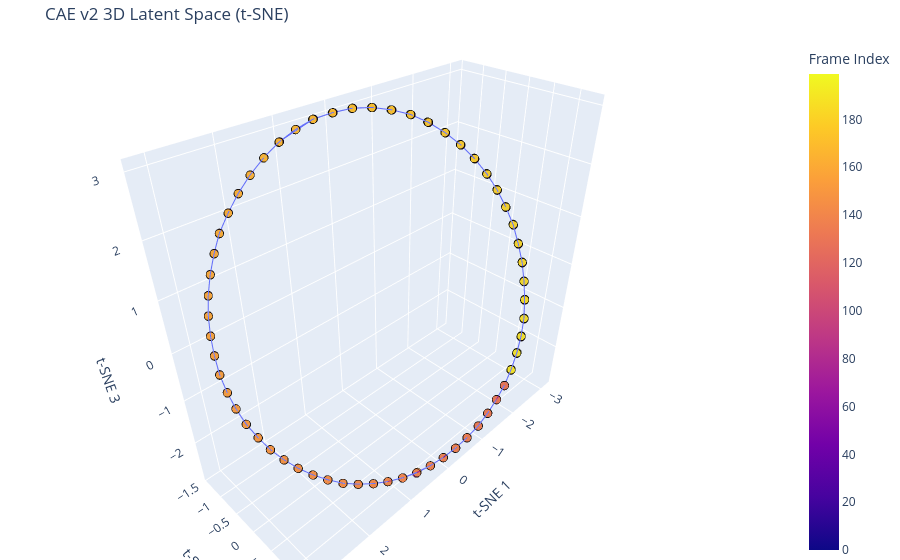

Notebook code for this chart:
### Code cell
# Create interactive 3D scatter plot for t-SNE with continuous trajectory line
fig_tsne_3d = px.scatter_3d(
    df_latent_all_tsne_3d,
    x="t-SNE 1",
    y="t-SNE 2",
    z="t-SNE 3",
    color="Frame",
    color_continuous_scale="plasma",  # Change to "plasma" in CAE notebook
    title="CAE v2 3D Latent Space (t-SNE)",
    labels={"Frame": "Frame Index"},
)

# Format marker styling and enable chronological line drawing
fig_tsne_3d.update_traces(
    mode="markers+lines", # Enables both dots and the trajectory line
    marker=dict(size=5, opacity=0.8, line=dict(width=1, color="black")),
    line=dict(width=2) # Adjust thickness of the trajectory line
)
fig_tsne_3d.update_layout(margin=dict(l=0, r=0, b=0, t=40), scene=dict(aspectmode='data'))
fig_tsne_3d.show()

### Figure 1 — Plotly figure (JSON) as saved in the notebook; plotly's stock layout.template omitted (floating-point values rounded to 4 significant figures; data arrays with more than 128 entries replaced by an {"elided": "..."} marker saying what was removed)
{"data": [{"hovertemplate": "t-SNE 1=%{x}<br>t-SNE 2=%{y}<br>t-SNE 3=%{z}<br>Frame Index=%{marker.color}<extra></extra>", "legendgroup": "", "line": {"width": 2}, "marker": {"color": {"elided": "200 int values"}, "coloraxis": "coloraxis", "line": {"color": "black", "width": 1}, "opacity": 0.8, "size": 5, "symbol": "circle"}, "mode": "markers+lines", "name": "", "scene": "scene", "showlegend": false, "type": "scatter3d", "x": {"elided": "200 float values"}, "y": {"elided": "200 float values"}, "z": {"elided": "200 float values"}}], "layout": {"coloraxis": {"autocolorscale": false, "colorbar": {"title": {"text": "Frame Index"}}, "colorscale": [[0, "#0d0887"], [0.1111, "#46039f"], [0.2222, "#7201a8"], [0.3333, "#9c179e"], [0.4444, "#bd3786"], [0.5556, "#d8576b"], [0.6667, "#ed7953"], [0.7778, "#fb9f3a"], [0.8889, "#fdca26"], [1, "#f0f921"]]}, "legend": {"tracegroupgap": 0}, "margin": {"b": 0, "l": 0, "r": 0, "t": 40}, "scene": {"aspectmode": "data", "domain": {"x": [0, 1], "y": [0, 1]}, "xaxis": {"title": {"text": "t-SNE 1"}}, "yaxis": {"title": {"text": "t-SNE 2"}}, "zaxis": {"title": {"text": "t-SNE 3"}}}, "title": {"text": "CAE v2 3D Latent Space (t-SNE)"}}}
